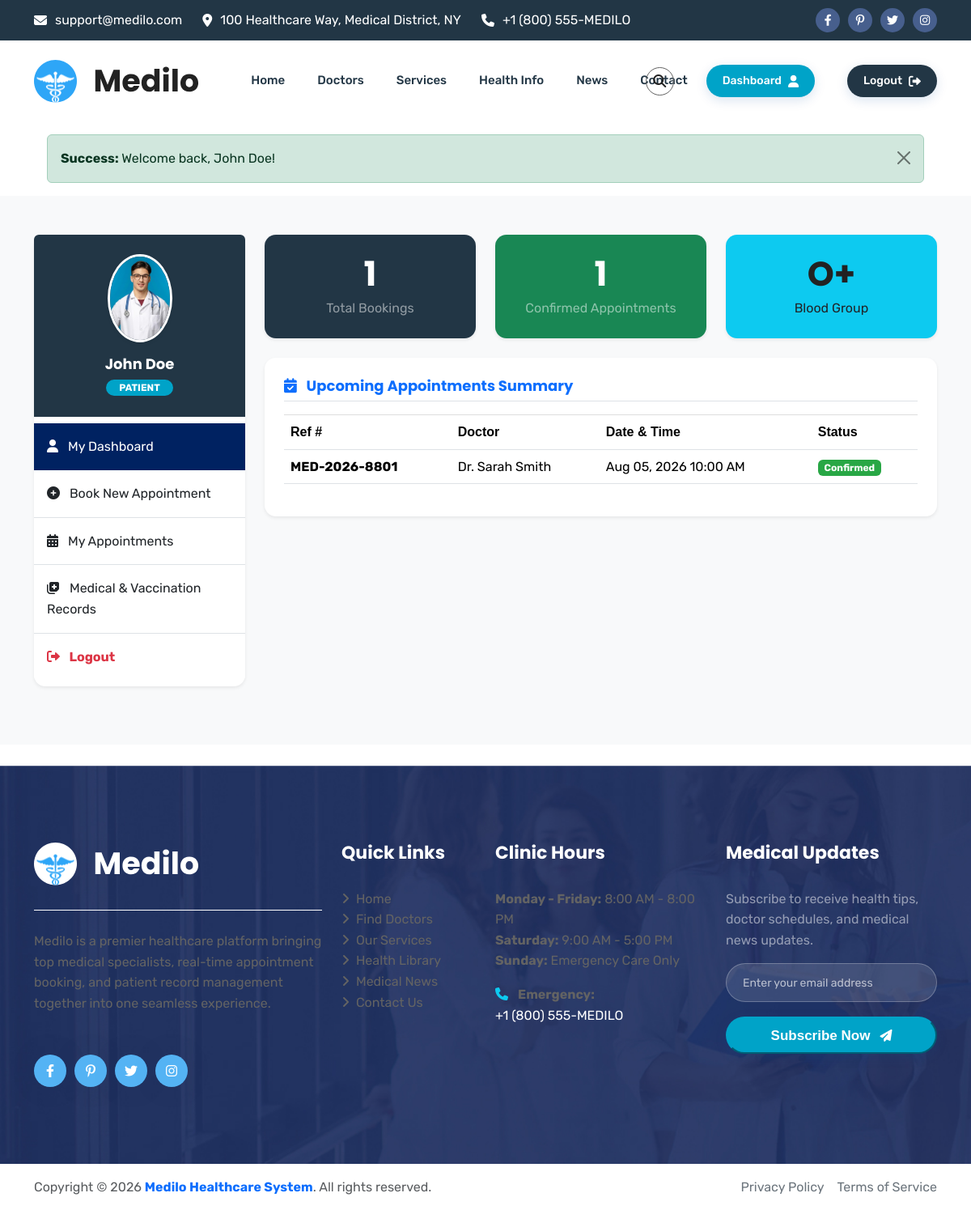
Page /frontend/patient_dashboard.php (signed in) on the committed database.
### tables this page shows
CREATE TABLE `patients` (
  `id` INT AUTO_INCREMENT PRIMARY KEY,
  `user_id` INT UNIQUE NOT NULL,
  `dob` DATE DEFAULT NULL,
  `gender` ENUM('Male', 'Female', 'Other') DEFAULT 'Male',
  `blood_group` VARCHAR(10) DEFAULT 'O+',
  `emergency_contact` VARCHAR(30) DEFAULT NULL,
  `medical_history` TEXT DEFAULT NULL,
  `vaccination_records` TEXT DEFAULT NULL,
  `created_at` DATETIME DEFAULT CURRENT_TIMESTAMP,
  FOREIGN KEY (`user_id`) REFERENCES `users`(`id`) ON DELETE CASCADE
);

CREATE TABLE `users` (
  `id` INT AUTO_INCREMENT PRIMARY KEY,
  `username` VARCHAR(50) UNIQUE NOT NULL,
  `password` VARCHAR(255) NOT NULL,
  `email` VARCHAR(100) UNIQUE NOT NULL,
  `full_name` VARCHAR(100) NOT NULL,
  `phone` VARCHAR(30) NOT NULL,
  `address` TEXT NOT NULL,
  `role` ENUM('admin', 'doctor', 'patient') NOT NULL DEFAULT 'patient',
  `created_at` DATETIME DEFAULT CURRENT_TIMESTAMP
);

CREATE TABLE `appointments` (
  `id` INT AUTO_INCREMENT PRIMARY KEY,
  `appointment_number` VARCHAR(50) UNIQUE NOT NULL,
  `patient_id` INT NOT NULL,
  `doctor_id` INT NOT NULL,
  `appointment_date` DATE NOT NULL,
  `appointment_time` TIME NOT NULL,
  `reason` TEXT,
  `fee` DECIMAL(10,2) NOT NULL,
  `status` ENUM('Pending', 'Confirmed', 'Completed', 'Cancelled') DEFAULT 'Pending',
  `payment_status` ENUM('Unpaid', 'Paid', 'Refunded') DEFAULT 'Unpaid',
  `payment_method` VARCHAR(50) DEFAULT NULL,
  `transaction_id` VARCHAR(100) DEFAULT NULL,
  `created_at` DATETIME DEFAULT CURRENT_TIMESTAMP,
  FOREIGN KEY (`patient_id`) REFERENCES `patients`(`id`) ON DELETE CASCADE,
  FOREIGN KEY (`doctor_id`) REFERENCES `doctors`(`id`) ON DELETE CASCADE
);

### frontend/patient_dashboard.php (the view, shortened to what the rows shown need)
<?php
require_once __DIR__ . '/../config/db.php';
require_once __DIR__ . '/../includes/auth_check.php';
$user = get_current_user_data();
$patient = fetchOne("
    SELECT p.*, u.full_name, u.email, u.phone, u.address
    FROM patients p
    JOIN users u ON p.user_id = u.id
    WHERE p.user_id = ?
", [$user['id']]);
$tab = sanitize_input($_GET['tab'] ?? 'dashboard');
$appointments = fetchAll("
    SELECT a.*, d.consultation_fee, u_doc.full_name AS doctor_name, s.name AS specialty_name, c.name AS city_name
    FROM appointments a
    JOIN doctors d ON a.doctor_id = d.id
    JOIN users u_doc ON d.user_id = u_doc.id
    JOIN specialties s ON d.specialty_id = s.id
    JOIN cities c ON d.city_id = c.id
    WHERE a.patient_id = ?
    ORDER BY a.appointment_date DESC, a.appointment_time DESC
", [$patient['id']]);
include_once __DIR__ . '/../includes/header.php';
?>
<section class="py-5 bg-light">
    <div class="container">
        <div class="row gy-4">
            <div class="col-lg-3">
                <?php include_once __DIR__ . '/../includes/sidebar.php'; ?>
            </div>
            <div class="col-lg-9">
                <?php if ($tab === 'appointments'): ?>
                    <div class="card border-0 shadow-sm rounded-3 p-4">
                        <div class="d-flex justify-content-between align-items-center mb-4 pb-2 border-bottom">
                            <h4 class="mb-0 text-primary"><i class="fa-solid fa-calendar-days me-2"></i> My Booked Appointments</h4>
                            <a href="<?php echo APP_URL; ?>/frontend/book_appointment.php" class="cs_btn cs_style_1 cs_color_1 py-2 px-3">
                                <span>Book New Appointment</span> <i class="fa-solid fa-plus ms-1"></i>
                            </a>
                        </div>
                        <?php if (count($appointments) > 0): ?>
                            <div class="table-responsive">
                                <table class="table table-hover align-middle">
                                    <thead class="table-light">
                                        <tr>
                                            <th>Booking Ref</th>
                                            <th>Doctor & Specialty</th>
                                            <th>Date & Time</th>
                                            <th>Fee ($)</th>
                                            <th>Status</th>
                                            <th>Payment</th>
                                            <th>Action</th>
                                        </tr>
                                    </thead>
                                    <tbody>
                                        <?php foreach ($appointments as $apt): ?>
                                            <tr>
                                                <td class="fw-bold text-primary"><?php echo htmlspecialchars($apt['appointment_number']); ?></td>
                                                <td>
                                                    <strong><?php echo htmlspecialchars($apt['doctor_name']); ?></strong><br>
                                                    <span class="badge bg-secondary fs-7"><?php echo htmlspecialchars($apt['specialty_name']); ?></span>
                                                </td>
                                                <td>
                                                    <?php echo date('M d, Y', strtotime($apt['appointment_date'])); ?><br>
                                                    <small class="text-muted"><i class="fa-solid fa-clock me-1"></i><?php echo date('g:i A', strtotime($apt['appointment_time'])); ?></small>
                                                </td>
                                                <td class="fw-bold text-success">$<?php echo number_format($apt['fee'], 2); ?></td>
                                                <td>
                                                    <?php if ($apt['status'] === 'Confirmed'): ?>
                                                        <span class="badge bg-success">Confirmed</span>
                                                    <?php elseif ($apt['status'] === 'Pending'): ?>
                                                        <span class="badge bg-warning text-dark">Pending</span>
                                                    <?php elseif ($apt['status'] === 'Completed'): ?>
                                                        <span class="badge bg-info text-dark">Completed</span>
                                                    <?php else: ?>
                                                        <span class="badge bg-danger">Cancelled</span>
                                                    <?php endif; ?>
                                                </td>
                                                <td>
                                                    <span class="badge bg-light text-dark border"><?php echo htmlspecialchars($apt['payment_method'] ?? 'Card'); ?></span><br>
                                                    <small class="text-muted fs-7"><?php echo htmlspecialchars($apt['payment_status']); ?></small>
                                                </td>
                                                <td>
                                                    <?php if ($apt['status'] !== 'Cancelled' && $apt['status'] !== 'Completed'): ?>
                                                        <a href="<?php echo APP_URL; ?>/frontend/patient_dashboard.php?action=cancel&apt_id=<?php echo $apt['id']; ?>" class="btn btn-sm btn-outline-danger" onclick="return confirm('Are you sure you want to cancel this appointment?');">
                                                            Cancel
                                                        </a>
                                                    <?php endif; ?>
                                                </td>
                                            </tr>
                                        <?php endforeach; ?>
                                    </tbody>
                                </table>
                            </div>
                        <?php else: ?>
                            <p class="text-muted my-3">No appointment records found.</p>
                        <?php endif; ?>
                    </div>
                <?php else: ?>
                    <div class="row gy-4 mb-4">
                        <div class="col-md-4">
                            <div class="card border-0 shadow-sm p-4 text-center rounded-3 cs_blue_bg text-white">
                                <h2 class="text-white fw-bold mb-1"><?php echo count($appointments); ?></h2>
                                <p class="text-white-50 mb-0">Total Bookings</p>
                            </div>
                        </div>
                        <div class="col-md-4">
                            <div class="card border-0 shadow-sm p-4 text-center rounded-3 bg-success text-white">
                                <h2 class="text-white fw-bold mb-1">
                                    <?php echo count(array_filter($appointments, function($a) { return $a['status'] === 'Confirmed'; })); ?>
                                </h2>
                                <p class="text-white-50 mb-0">Confirmed Appointments</p>
                            </div>
                        </div>
                        <div class="col-md-4">
                            <div class="card border-0 shadow-sm p-4 text-center rounded-3 bg-info text-dark">
                                <h2 class="fw-bold mb-1"><?php echo htmlspecialchars($patient['blood_group'] ?? 'O+'); ?></h2>
                                <p class="mb-0 text-dark-50">Blood Group</p>
                            </div>
                        </div>
                    </div>
                    <div class="card border-0 shadow-sm rounded-3 p-4">
                        <h5 class="border-bottom pb-2 mb-3 text-primary"><i class="fa-solid fa-calendar-check me-2"></i> Upcoming Appointments Summary</h5>
                        <?php if (count($appointments) > 0): ?>
                            <div class="table-responsive">
                                <table class="table align-middle">
                                    <thead>
                                        <tr>
                                            <th>Ref #</th>
                                            <th>Doctor</th>
                                            <th>Date & Time</th>
                                            <th>Status</th>
                                        </tr>
                                    </thead>
                                    <tbody>
                                        <?php foreach (array_slice($appointments, 0, 3) as $apt): ?>
                                            <tr>
                                                <td class="fw-bold"><?php echo htmlspecialchars($apt['appointment_number']); ?></td>
                                                <td><?php echo htmlspecialchars($apt['doctor_name']); ?></td>
                                                <td><?php echo date('M d, Y', strtotime($apt['appointment_date'])) . ' ' . date('g:i A', strtotime($apt['appointment_time'])); ?></td>
                                                <td><span class="badge bg-success"><?php echo htmlspecialchars($apt['status']); ?></span></td>
                                            </tr>
                                        <?php endforeach; ?>
                                    </tbody>
                                </table>
                            </div>
                        <?php else: ?>
                            <p class="text-muted mb-0">No upcoming appointments recorded.</p>
                        <?php endif; ?>
                    </div>
                <?php endif; ?>
            </div>
        </div>
    </div>
</section>
<?php include_once __DIR__ . '/../includes/footer.php'; ?>

### includes/sidebar.php (shortened to what the rows shown need)
<?php
require_once __DIR__ . '/auth_check.php';
$user = get_current_user_data();
?>
<div class="card border-0 shadow-sm mb-4">
    <div class="card-body text-center p-4 cs_blue_bg text-white rounded-top">
        <div class="mb-3">
            <img src="<?php echo APP_URL; ?>/assets/img/team_1.jpg" class="rounded-circle border border-3 border-white shadow-sm" width="80" height="80" alt="User Profile">
        </div>
        <h5 class="mb-1 text-white"><?php echo htmlspecialchars($user['full_name'] ?? 'User'); ?></h5>
        <span class="badge bg-info text-dark px-3 py-1 rounded-pill text-uppercase">
            <?php echo htmlspecialchars($user['role'] ?? 'Guest'); ?>
        </span>
    </div>
</div>

### rows in the picture
patients: user.full_name "John Doe", blood_group "O+"
appointments: status "1", appointment_number "MED-2026-8801", users.full_name "Dr. Sarah Smith", appointment_date "Aug 05, 2026", appointment_time "10:00 AM", status "Confirmed"

### other values in the picture
$type "Success"
$msg "Welcome back, John Doe!"
$user['role'] "PATIENT"
count($appointments) "1"
